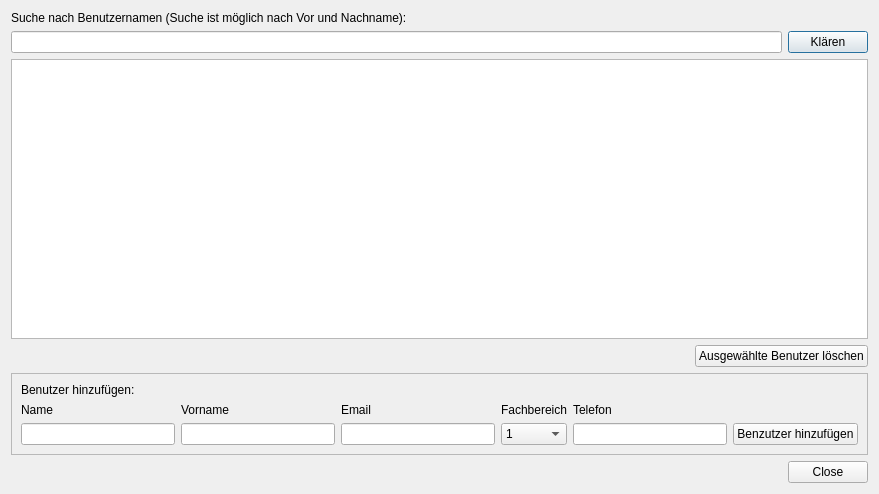
<?xml version="1.0" encoding="UTF-8"?>
<ui version="4.0">
 <class>UserManagement</class>
 <widget class="QDialog" name="UserManagement">
  <property name="geometry">
   <rect>
    <x>0</x>
    <y>0</y>
    <width>879</width>
    <height>494</height>
   </rect>
  </property>
  <property name="windowTitle">
   <string>Benutzermanagement</string>
  </property>
  <layout class="QVBoxLayout" name="verticalLayout">
   <item>
    <layout class="QGridLayout" name="gridLayout_3">
     <item row="0" column="0" colspan="2">
      <widget class="QLabel" name="labelInfo">
       <property name="text">
        <string>Suche nach Benutzernamen (Suche ist möglich nach Vor und Nachname):</string>
       </property>
      </widget>
     </item>
     <item row="1" column="0">
      <widget class="QLineEdit" name="lineEditUserSearch"/>
     </item>
     <item row="1" column="1">
      <widget class="QPushButton" name="buttonClear">
       <property name="text">
        <string>Klären</string>
       </property>
      </widget>
     </item>
     <item row="2" column="0" colspan="2">
      <widget class="QTableView" name="tableView">
       <property name="editTriggers">
        <set>QAbstractItemView::DoubleClicked</set>
       </property>
       <property name="selectionMode">
        <enum>QAbstractItemView::SingleSelection</enum>
       </property>
       <property name="selectionBehavior">
        <enum>QAbstractItemView::SelectRows</enum>
       </property>
      </widget>
     </item>
    </layout>
   </item>
   <item>
    <layout class="QHBoxLayout" name="horizontalLayout">
     <item>
      <spacer name="horizontalSpacer">
       <property name="orientation">
        <enum>Qt::Horizontal</enum>
       </property>
       <property name="sizeHint" stdset="0">
        <size>
         <width>238</width>
         <height>20</height>
        </size>
       </property>
      </spacer>
     </item>
     <item>
      <widget class="QPushButton" name="buttonDel">
       <property name="text">
        <string>Ausgewählte Benutzer löschen</string>
       </property>
      </widget>
     </item>
    </layout>
   </item>
   <item>
    <widget class="QFrame" name="frame">
     <property name="frameShape">
      <enum>QFrame::StyledPanel</enum>
     </property>
     <property name="frameShadow">
      <enum>QFrame::Raised</enum>
     </property>
     <layout class="QGridLayout" name="gridLayout">
      <item row="1" column="4">
       <widget class="QLabel" name="labelTelephone">
        <property name="text">
         <string>Telefon</string>
        </property>
       </widget>
      </item>
      <item row="2" column="0">
       <widget class="QLineEdit" name="lineEditSurName"/>
      </item>
      <item row="2" column="1">
       <widget class="QLineEdit" name="lineEditfirstName"/>
      </item>
      <item row="2" column="2">
       <widget class="QLineEdit" name="lineEditEmail"/>
      </item>
      <item row="2" column="3">
       <widget class="QComboBox" name="comboBox">
        <item>
         <property name="text">
          <string>1</string>
         </property>
        </item>
        <item>
         <property name="text">
          <string>2</string>
         </property>
        </item>
        <item>
         <property name="text">
          <string>3</string>
         </property>
        </item>
        <item>
         <property name="text">
          <string>4</string>
         </property>
        </item>
       </widget>
      </item>
      <item row="2" column="4">
       <widget class="QLineEdit" name="lineEditTelephone"/>
      </item>
      <item row="2" column="5">
       <widget class="QPushButton" name="buttonAdd">
        <property name="text">
         <string>Benzutzer hinzufügen</string>
        </property>
       </widget>
      </item>
      <item row="0" column="0">
       <widget class="QLabel" name="labeAddUser">
        <property name="text">
         <string>Benutzer hinzufügen:</string>
        </property>
       </widget>
      </item>
      <item row="1" column="0">
       <widget class="QLabel" name="labelName">
        <property name="text">
         <string>Name</string>
        </property>
       </widget>
      </item>
      <item row="1" column="1">
       <widget class="QLabel" name="labelfirstName">
        <property name="text">
         <string>Vorname</string>
        </property>
       </widget>
      </item>
      <item row="1" column="2">
       <widget class="QLabel" name="labelEmail">
        <property name="text">
         <string>Email</string>
        </property>
       </widget>
      </item>
      <item row="1" column="3">
       <widget class="QLabel" name="labelFaculty">
        <property name="text">
         <string>Fachbereich</string>
        </property>
       </widget>
      </item>
     </layout>
    </widget>
   </item>
   <item>
    <widget class="QDialogButtonBox" name="buttonBox">
     <property name="standardButtons">
      <set>QDialogButtonBox::Close</set>
     </property>
    </widget>
   </item>
  </layout>
 </widget>
 <resources/>
 <connections>
  <connection>
   <sender>buttonBox</sender>
   <signal>rejected()</signal>
   <receiver>UserManagement</receiver>
   <slot>reject()</slot>
   <hints>
    <hint type="sourcelabel">
     <x>348</x>
     <y>586</y>
    </hint>
    <hint type="destinationlabel">
     <x>348</x>
     <y>303</y>
    </hint>
   </hints>
  </connection>
 </connections>
</ui>
